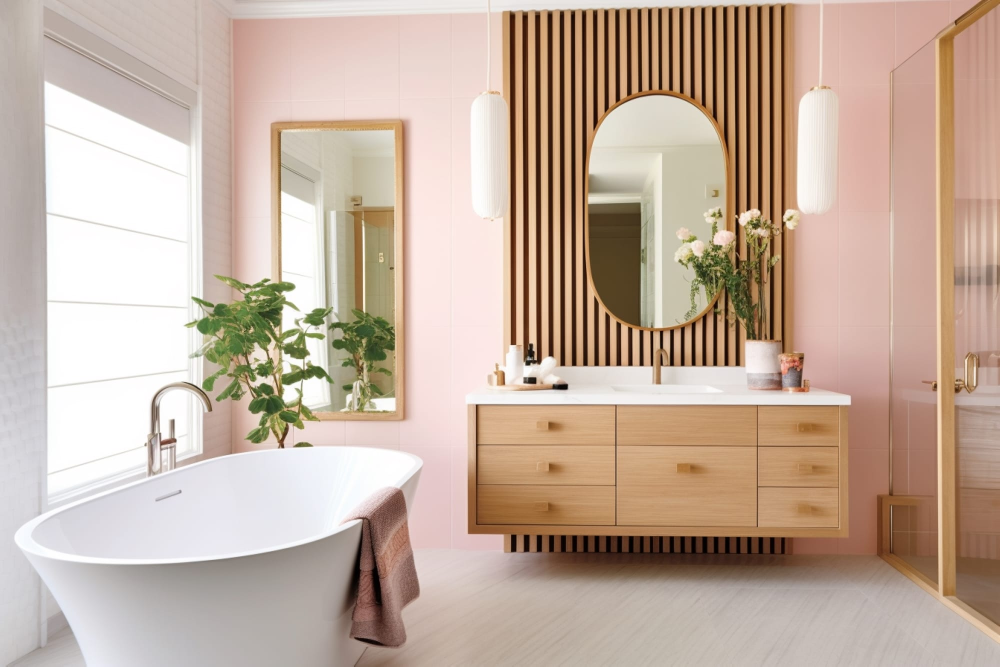
#> input picture data/source/bathroom.png, 2000 x 1333 px (shown at 1/2 size)
$ python -i image.py   (imports and definitions only)
#> lines starting #> are read from the running program, lines starting #| are printed output that depends on the picture; after the words box and inside, x2 and y2 are one past the last pixel; in counts of white or black regions, pixels touching at a corner belong together
import io
from typing import Tuple
from PIL import Image, ImageOps


TARGET_RES = (1024, 1024)


def load_and_preprocess_image(
    path: str, target_res: Tuple[int, int] = TARGET_RES
) -> Image:
#> called with path = '../../data/source/bathroom.png', target_res = (1024, 1024)
    image = Image.open(path)
#> image is the input picture: PIL image 2000x1333 RGBA; mean R, G, B, A 195.7, 174.8, 159.3, 255
    image = pad_to_square(image)
#> in pad_to_square, `return ImageOps.expand(image, padding, fill)`:
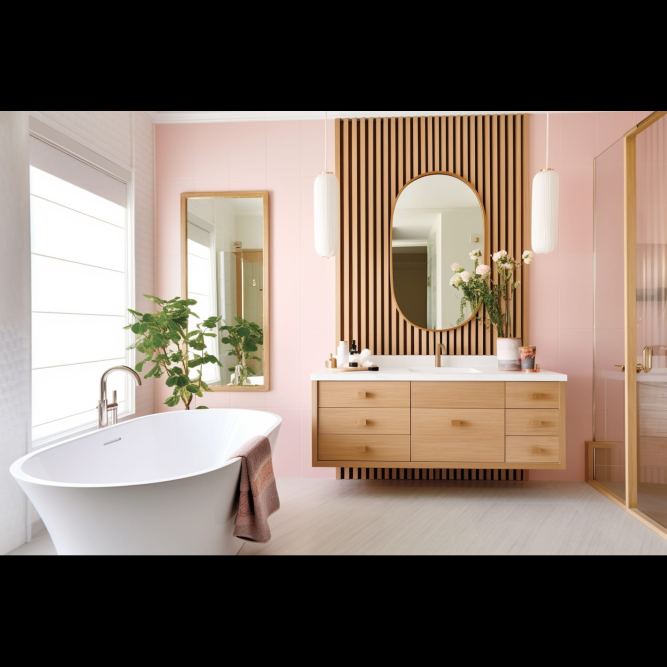
#> returned value: PIL image 2000x2000 RGBA (shown at 1/3 size); mean R, G, B, A 130.4, 116.5, 106.2, 255
    image = image.convert("RGB")
#> image: PIL image 2000x2000 RGB
    image = image.resize(target_res)
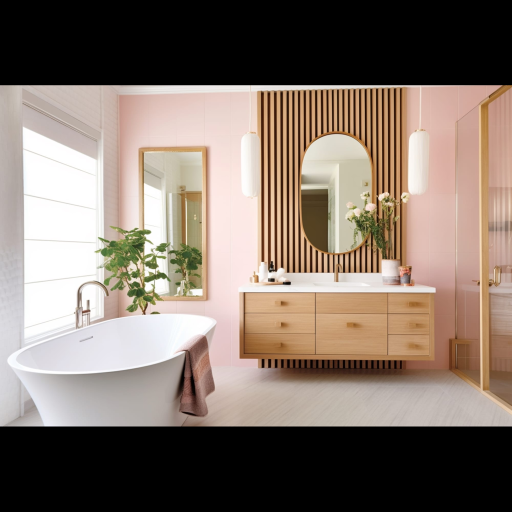
#> image: PIL image 1024x1024 RGB (shown at 1/2 size); mean R, G, B 130.4, 116.5, 106.2
    return image


def load_and_preprocess_mask(
    path: str, target_res: Tuple[int, int] = TARGET_RES
) -> Image:
    mask = load_and_preprocess_image(path, target_res=target_res)
    mask = mask.convert("L")
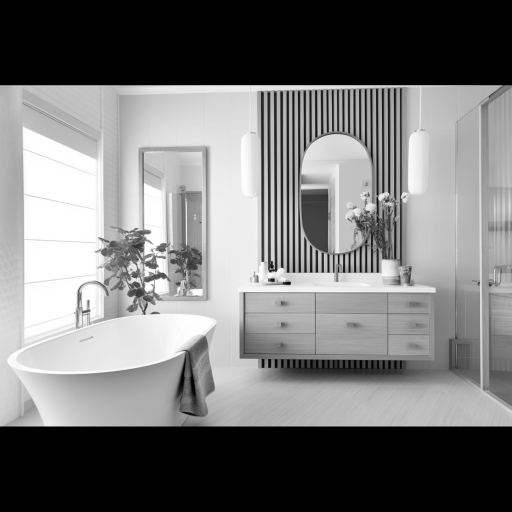
#> mask: PIL image 1024x1024 L (shown at 1/2 size); min 0, max 255, mean 119.5
    mask = mask.point(lambda x: 255 if x > 128 else 0, mode="1")
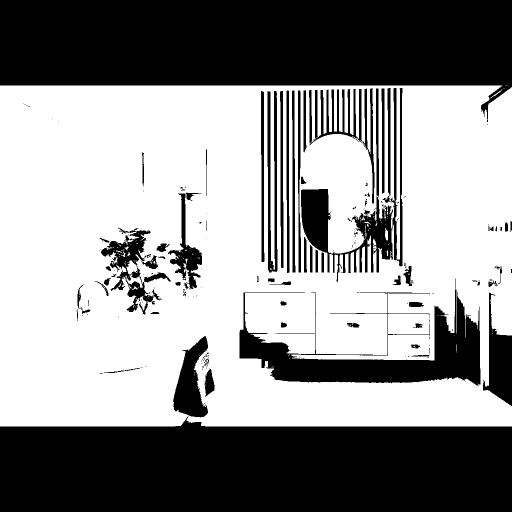
#> mask: PIL image 1024x1024 1 (shown at 1/2 size); 56.8% white; 199 black regions (126 under 20 px), largest, box (x1, y1, x2, y2) and area: (0, 0, 1024, 244) 175970, (0, 833, 1024, 1024) 175489, (479, 557, 961, 772) 32331
    return mask


def image_to_bytes(image: Image) -> bytes:
    image_bytes = io.BytesIO()
    image.save(image_bytes, format="PNG")
    image_bytes.seek(0)
    return image_bytes.getvalue()


def pad_to_square(image: Image, fill: Tuple[int, int, int] = (0, 0, 0)) -> Image:
    """Makes an image square by adding a border of color `fill`"""
    width, height = image.size
    max_dim = max(width, height)
    padding = (
        (max_dim - width) // 2,  # left
        (max_dim - height) // 2,  # top
        (max_dim - width + 1) // 2,  # right
        (max_dim - height + 1) // 2,  # bottom
    )
    return ImageOps.expand(image, padding, fill)

>>> result = load_and_preprocess_mask('../../data/source/bathroom.png')

$ run again, on data/source/bedroom.png
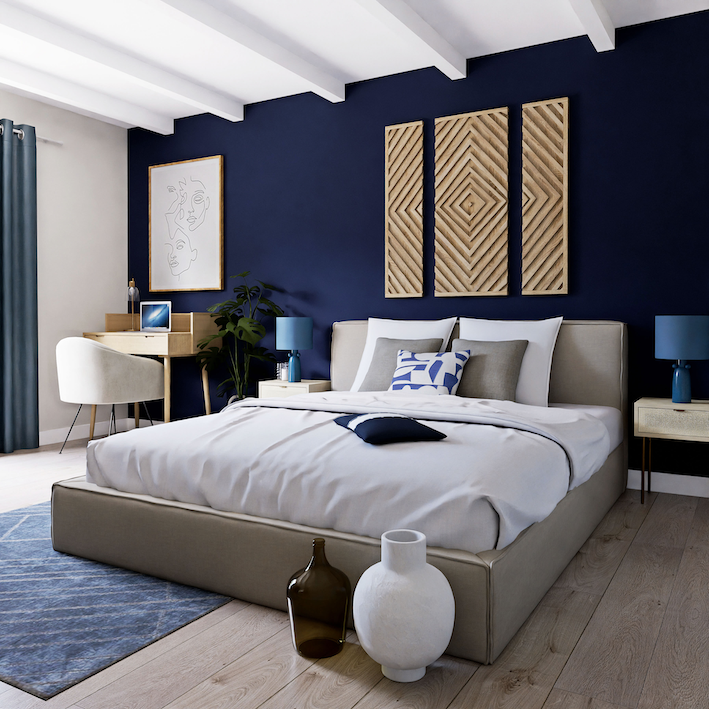
#> input picture data/source/bedroom.png, 709 x 709 px
#> in load_and_preprocess_image, image is the input picture: PIL image 709x709 RGBA; mean R, G, B, A 117.9, 115.5, 119.8, 255
#> in load_and_preprocess_mask, `mask = mask.convert("L")`:
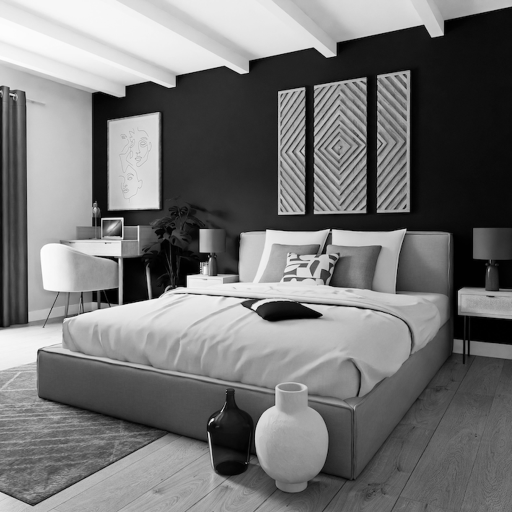
#> mask: PIL image 1024x1024 L (shown at 1/2 size); min 0, max 255, mean 116.7
#> in load_and_preprocess_mask, `mask = mask.point(lambda x: 255 if x > 128 else 0, mode="1")`:
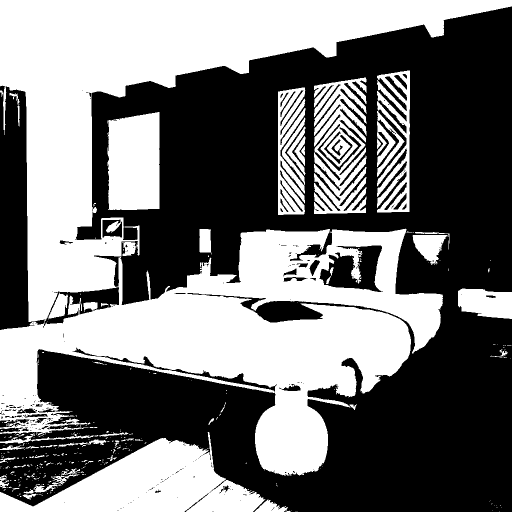
#> mask: PIL image 1024x1024 1 (shown at 1/2 size); 46.2% white; 334 white regions (272 under 20 px), largest, box (x1, y1, x2, y2) and area: (0, 0, 1024, 952) 366960, (0, 864, 531, 1024) 41074, (215, 224, 319, 420) 19029

$ run again, on data/source/china_cabinet.png
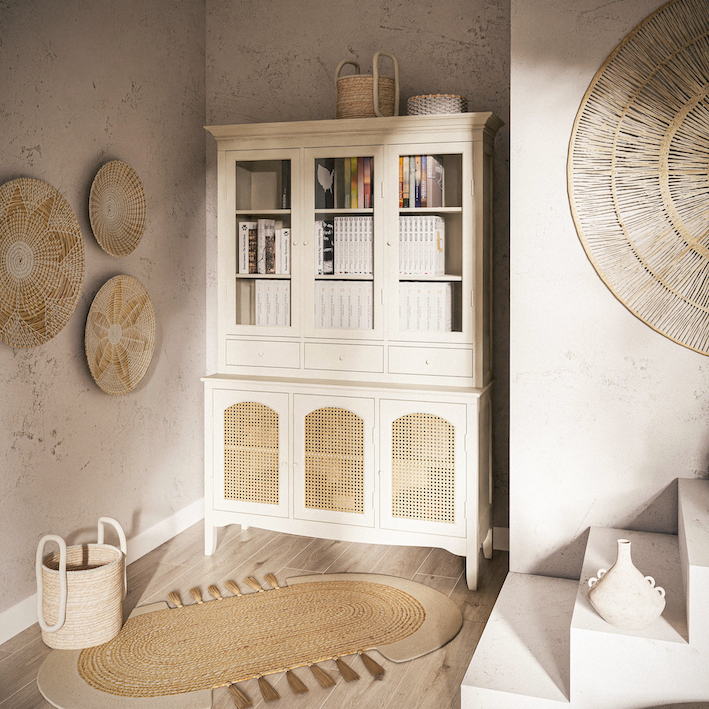
#> input picture data/source/china_cabinet.png, 709 x 709 px
#> in load_and_preprocess_image, image is the input picture: PIL image 709x709 RGBA; mean R, G, B, A 180.1, 163.3, 146.3, 255
#> in load_and_preprocess_mask, `mask = mask.convert("L")`:
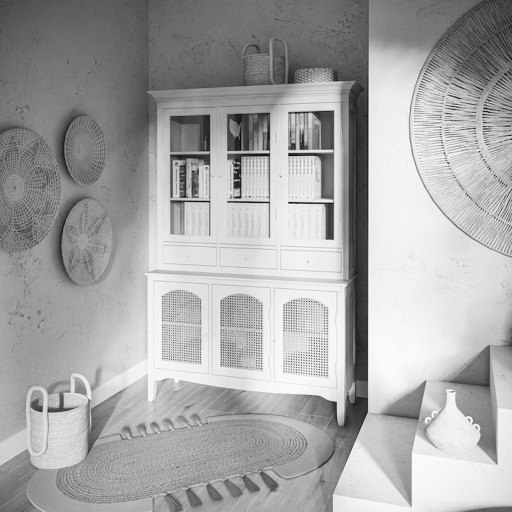
#> mask: PIL image 1024x1024 L (shown at 1/2 size); min 0, max 255, mean 166.4
#> in load_and_preprocess_mask, `mask = mask.point(lambda x: 255 if x > 128 else 0, mode="1")`:
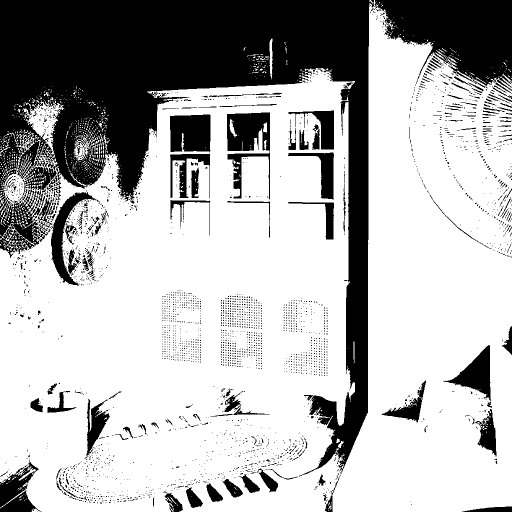
#> mask: PIL image 1024x1024 1 (shown at 1/2 size); 70% white; 3010 black regions (2815 under 20 px), largest, box (x1, y1, x2, y2) and area: (0, 0, 1024, 953) 244226, (454, 225, 540, 399) 7291, (340, 229, 421, 304) 5697
